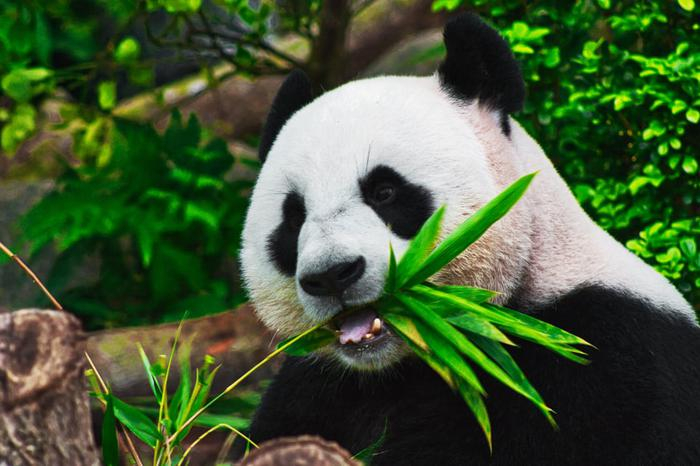
#> input picture other_tasks/ml-dl-computer-vision-journey/6_pyimageseach_com/image_processing/img/img1.png, 700 x 466 px
$ python 1_rotate_simple.py
#> lines starting #> are read from the running program, lines starting #| are printed output that depends on the picture
import cv2
import imutils
import numpy as np


image = cv2.imread('../img/img1.png')
#> image is the input picture: shape (466, 700, 3); mean B, G, R 54.7, 89.4, 68.8
#
for angle in np.arange(0, 360, 15):
    rotated = imutils.rotate(image, angle)
    cv2.imshow('Image', rotated)
    cv2.waitKey(0)
#> this loop made 24 passes
#> pass 2, `rotated = imutils.rotate(image, angle)`:
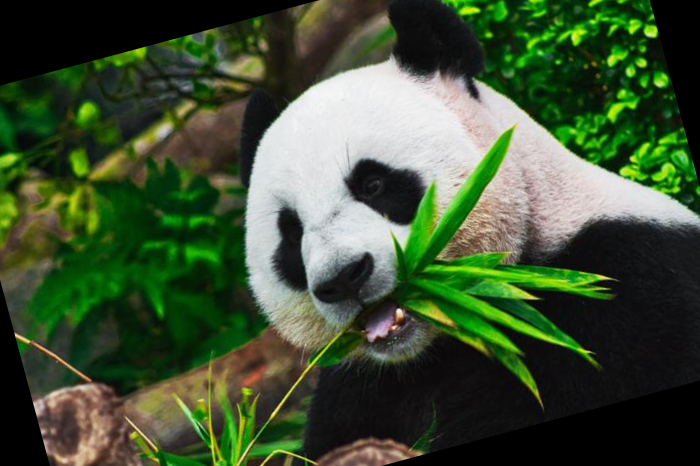
#> rotated: shape (466, 700, 3); mean B, G, R 51.4, 80.8, 63.2
#> pass 3, `rotated = imutils.rotate(image, angle)`:
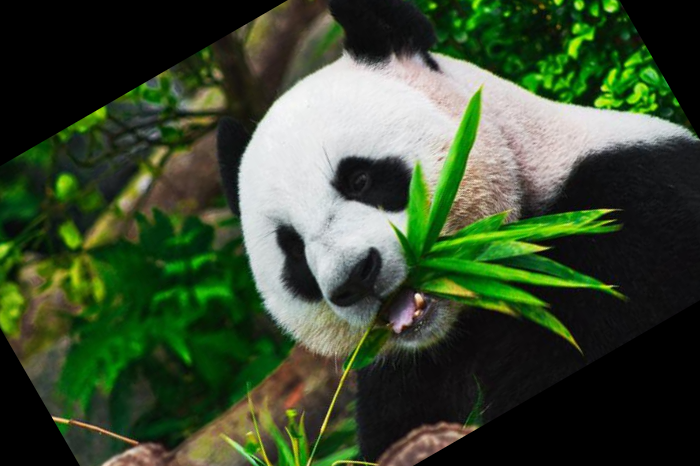
#> rotated: shape (466, 700, 3); mean B, G, R 49.1, 75, 59.4


for angle in np.arange(0, 360, 15):
    rotated = imutils.rotate_bound(image, angle)
    cv2.imshow('Image', rotated)
    cv2.waitKey(0)
#> this loop made 24 passes
#> pass 2, `rotated = imutils.rotate_bound(image, angle)`:
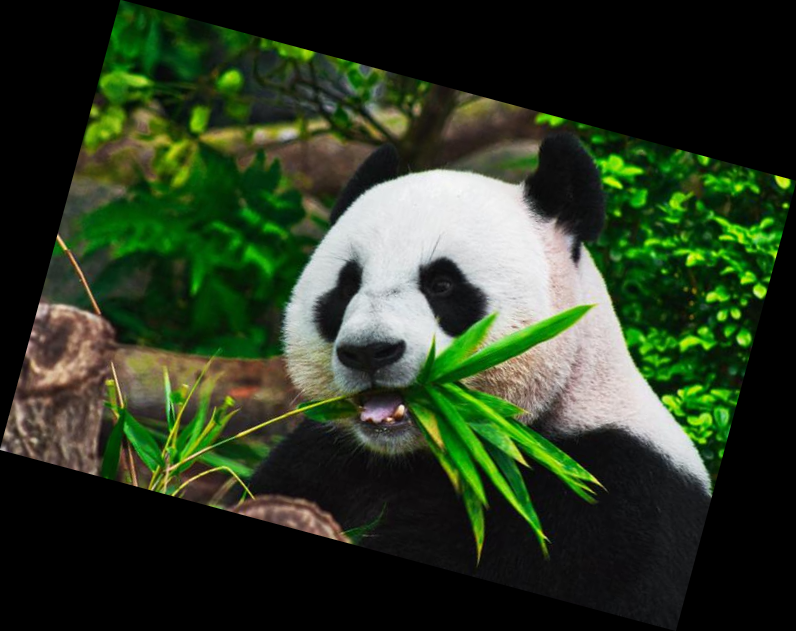
#> rotated: shape (631, 796, 3); mean B, G, R 35.6, 58, 44.7
#> pass 3, `rotated = imutils.rotate_bound(image, angle)`:
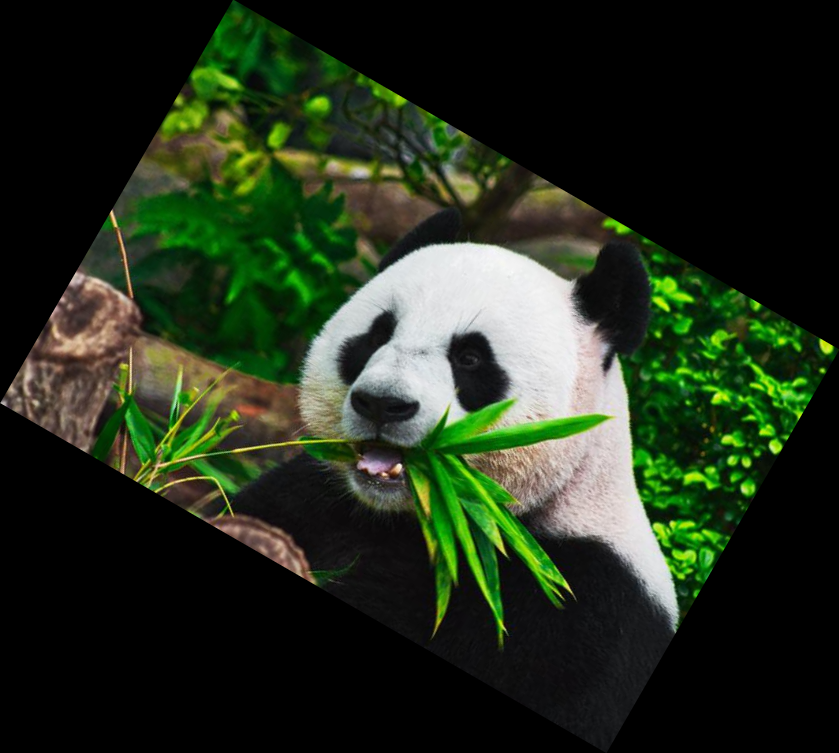
#> rotated: shape (753, 839, 3); mean B, G, R 28.3, 46.1, 35.5

$ run again, with other_tasks/ml-dl-computer-vision-journey/6_pyimageseach_com/image_processing/img/car.jpeg saved as other_tasks/ml-dl-computer-vision-journey/6_pyimageseach_com/image_processing/img/img1.png
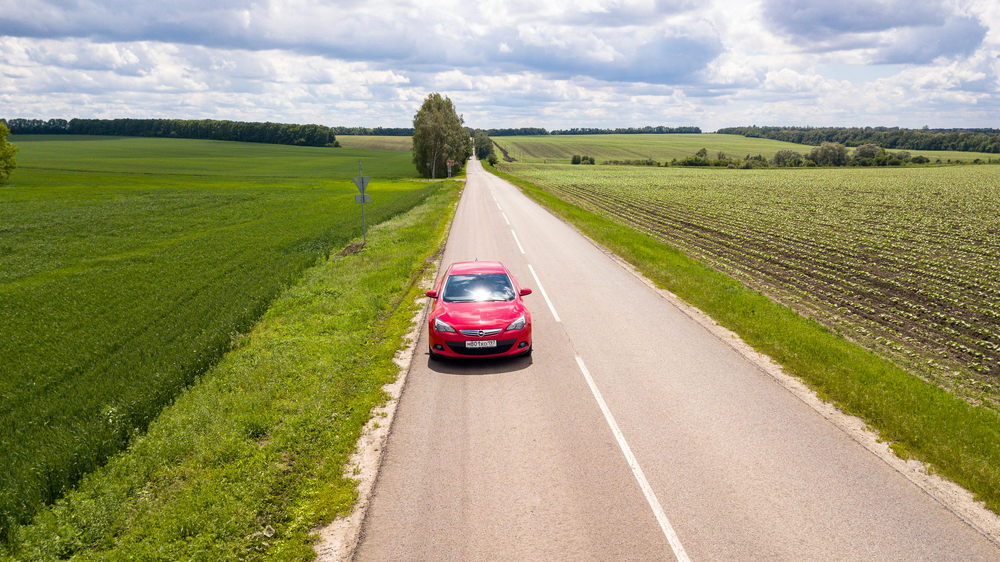
#> input picture other_tasks/ml-dl-computer-vision-journey/6_pyimageseach_com/image_processing/img/car.jpeg, 1000 x 562 px, shrunk from 3000 x 1685 before the run
#> image is the input picture: shape (562, 1000, 3); mean B, G, R 115.6, 153.7, 156.5
#> the loop `for angle in np.arange(0, 360, 15):` made 24 passes
#> pass 2, `rotated = imutils.rotate_bound(image, angle)`:
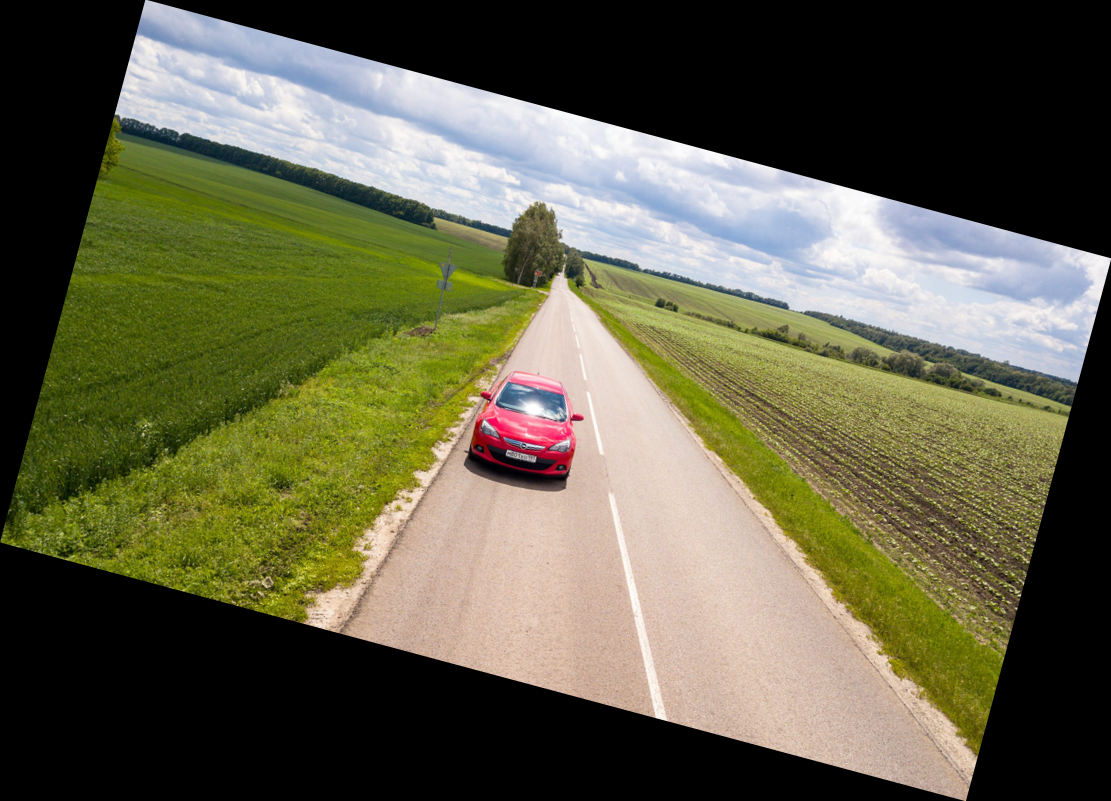
#> rotated: shape (801, 1111, 3); mean B, G, R 73, 97, 98.8
#> pass 3, `rotated = imutils.rotate_bound(image, angle)`:
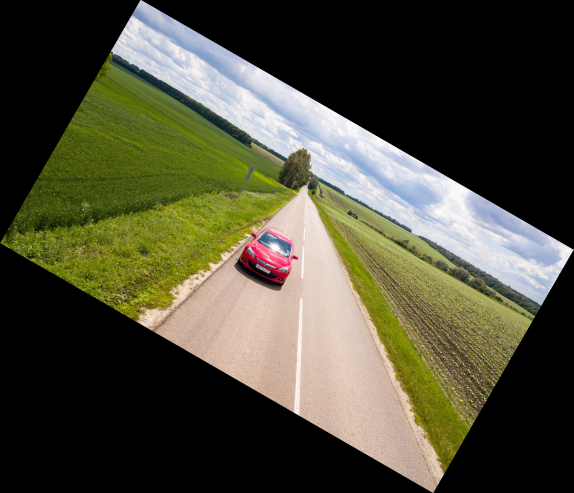
#> rotated: shape (986, 1147, 3) (shown at 1/2 size); mean B, G, R 57.4, 76.4, 77.8
